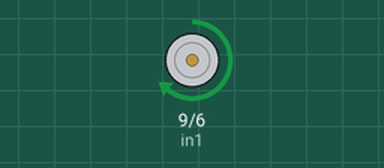
This sketch was run on a simulated Arduino Uno, built with avr-gcc and run on an emulated ATmega328P. Parts: motor-driver pin pairs drawn as motors (green arrow = first pin HIGH = forward, orange = second pin HIGH = backward, longer = more drive).

Above: at 2.5 s.
At 7.5 s:
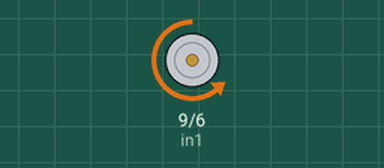
Timing chart, 0 to 13.0 s (numbered marks = the images above):
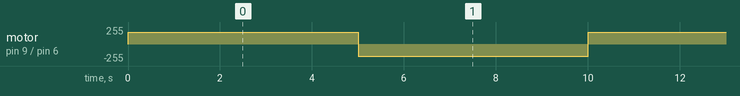

The sketch:

v.1.ino
```cpp
//giro horario y antihorario
int in1 = 9;  // Control de dirección del motor
int in2 = 6;  // Control de dirección del motor
void setup() {
  pinMode(in1, OUTPUT);
  pinMode(in2, OUTPUT);
}

void loop() {
  // Giro en dirección horaria
  digitalWrite(in2, LOW);  // Dirección horaria
  analogWrite(in1, 180); // Velocidad baja

  delay(5000);

  // Giro en dirección antihoraria
  digitalWrite(in1, LOW);  // Dirección antihoraria
  analogWrite(in2, 180);   // Velocidad baja

  delay(5000);
}
```

Measured:
- by itself, motor on pin 9 (in1) / pin 6 (in2): alternates forward 180/255 for 5.0 s and backward 180/255 for 5.0 s
